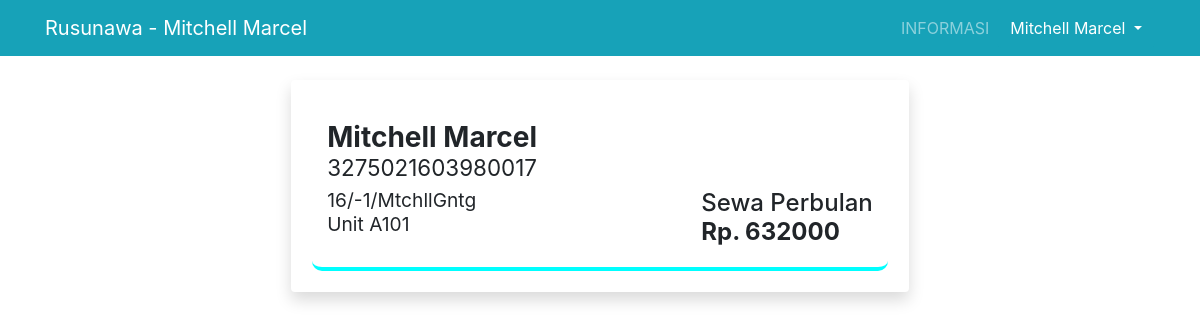
The app's page /home.php (signed in) with its own data.
### tables this page shows
CREATE TABLE `warga` (
  `Nomor_KK` varchar(30) NOT NULL,
  `No_SP` varchar(30) NOT NULL,
  `Nama` varchar(50) NOT NULL,
  `TempatLahir` varchar(30) NOT NULL,
  `TTL` date NOT NULL,
  `JK` varchar(20) NOT NULL,
  `Agama` varchar(20) NOT NULL,
  `Telp` varchar(15) NOT NULL,
  `NIK` varchar(20) NOT NULL,
  `Nomor_REK` varchar(30) NOT NULL
);

CREATE TABLE `penghuni` (
  `id_penghuni` int(10) NOT NULL,
  `id_warga` varchar(20) NOT NULL,
  `id_unit` varchar(10) NOT NULL,
  `No_SP` varchar(20) NOT NULL,
  `status` varchar(20) DEFAULT NULL
);

CREATE TABLE `unit` (
  `Kode_unit` varchar(10) NOT NULL,
  `No_unit` varchar(10) NOT NULL,
  `Lantai` varchar(10) NOT NULL,
  `Blok` varchar(10) NOT NULL,
  `info` text NOT NULL,
  `harga` int(10) NOT NULL
);

### home.php (the view, shortened to what this page needs)
<?php
include 'koneksi.php';
include 'nav.php';
if ($_GET['page']=='info') {
switch ($_GET['act']) {
	case 'value':
		break;
	default: ?>
	<div class="container">
        <div class="col-8 mx-auto">
            <h3 class="text-left">Data User a/n <?=$usr?></h3>
        </div>
    <br>
        <div class="row">
            <div class="col-8 mx-auto">
                <div class="table-responsive-lg">
                    <table class="table table-hover table-striped text-center shadow p-3 mb-5 bg-white rounded">
                        <tbody>
                        	<?php
                        	$uniti=mysqli_query($conn,"SELECT * from penghuni where No_SP='".$userin["No_SP"]."'");
                        	$unit=mysqli_fetch_array($uniti);
                        	if (mysqli_num_rows($uniti)>0) {
                        		?>
                        	<tr class="bg-info text-light">
                        		<th colspan="2">Detail Hunian</th>
                        	</tr>
                        	<tr>
                        		<td>Nomor SP</td><td><?=$unit['No_SP']?></td>
                        	</tr>
                        	<tr>
                        		<td>Unit</td><td><?=$unit['id_unit']?></td>
                        	</tr>
                        	<?php $hargain=mysqli_fetch_array(mysqli_query($conn,"SELECT * from unit where Kode_unit='".$unit['id_unit']."'")); ?>
                        	<tr>
                        		<td>Harga Sewa</td><td>Rp. <?=number_format($hargain['harga'])?></td>
                        	</tr>
                        <?php
                        	} ?>
                        	<tr class="bg-info text-light">
                        		<th colspan="2">Detail Informasi</th>
                        	</tr>
                        	<tr>
                        		<td>NIK</td><td><?=$userin['NIK']?></td>
                        	</tr>
                        	<tr>
                        		<td>Nama Warga</td><td ><?=$userin['Nama']?></td>
                        	</tr>
                        	<tr>
                        		<td>TTL</td><td><?=$userin['TempatLahir']?>, <?php
                        		$date=date_create($userin['TTL']);
                        		echo date_format($date,'d F Y');?></td>
                        	</tr>
                        	<tr>
                        		<td>Jenis Kelamin</td><td><?=$userin['JK']?></td>
                        	</tr>
                        	<tr>
                        		<td>Telp</td><td><?=$userin['Telp']?></td>
                        	</tr>
                        	<tr>
                        		<td>Nomor Rekening</td><td><?=$userin['Nomor_REK']?></td>
                        	</tr>
                        </tbody>
                    </table>
                </div>
            </div>
        </div>
    </div>
<?php
		break;
	}
}else{?>
<div class="container">
	<div class="col-7 mx-auto">
        <div class="shadow p-3 mb-5 bg-white rounded">
            	<div class="row" style="margin:5px;">
            		<div class="col-12 col-unit ">
            			<div class="form-group">
            				<?php
            	$uniti=mysqli_query($conn,"SELECT * from penghuni where No_SP='".$userin["No_SP"]."'");
                $unit=mysqli_fetch_array($uniti);
                $hargain=mysqli_fetch_array(mysqli_query($conn,"SELECT * from unit where Kode_unit='".$unit['id_unit']."'"));
            				?>
            				<h3><strong><?=$usr?></strong><br><small><?=$userin['Nomor_KK']?><br></span></small></h3>
            				<h4 class="text-left"><small><span class="pull-left"><?=$unit['No_SP']?><br>Unit <?=$unit['id_unit']?> </span></small><span class="pull-right">Sewa Perbulan <br><strong> Rp. <?=$hargain['harga']?></strong></span></h4>
            			</div>
            		</div>
            	</div>
	        </div>
    </div>
</div>
<?php } ?>

### nav.php (shortened to what this page needs)
<nav class="navbar navbar-expand-md navbar-dark bg-info fixed-top">
    <div class="container">
        <?php if($_SESSION['level']=='admin') {
            $usr=$_SESSION['username'];
            $home="admin.php";
        }elseif($_SESSION['level']=='keuangan') {
            $usr=$_SESSION['username'];
            $home="keuangan.php";
        }elseif($_SESSION['level']=='warga') {
            $userin=mysqli_fetch_array(mysqli_query($conn,"SELECT * from warga where Nomor_KK='".$_SESSION['username']."'"));
            $usr=$userin['Nama'];
            $home="home.php";
        }else{
            $home="login.php";
        }
        ?>
        <a class="navbar-brand" href="<?=$home?>">Rusunawa - <?=$usr?></a>
        <div class="collapse navbar-collapse" id="navbarNavAltMarkup">
            <div class="navbar-nav ml-auto">
                <?php if($_SESSION['level']=='admin') {?>
                 <a class="nav-item nav-link <?php if($_GET['page']=='hunian'){echo 'active';}?>" href="admin.php?page=hunian">Penempatan Hunian<span class="sr-only">(current)</span></a>
                 <span class="nav-item nav-link">|</span>
                 <a class="nav-item nav-link <?php if($_GET['page']=='warga'){echo 'active';}?>" href="admin.php?page=warga">Data Warga<span class="sr-only">(current)</span></a>
                 <span class="nav-item nav-link">|</span>
                 <a class="nav-item nav-link <?php if($_GET['page']=='unit'){echo 'active';}?>" href="admin.php?page=unit">Data Unit<span class="sr-only">(current)</span></a>
                 <span class="nav-item nav-link">|</span>
                 <a class="nav-item nav-link <?php if($_GET['page']=='user'){echo 'active';}?>" href="admin.php?page=user">Data User<span class="sr-only">(current)</span></a>
                 <span class="nav-item nav-link">|</span>
                <?php }elseif ($_SESSION['level']=='keuangan') {?>
                <a class="nav-item nav-link" href="transaction.php">Transaction<span class="sr-only">(current)</span></a>
                <?php }elseif ($_SESSION['level']=='warga') {?>
                <a class="nav-item nav-link <?php if($_GET['page']=='info'){echo 'active';}?>" href="home.php?page=info">Informasi<span class="sr-only">(current)</span></a>
                <?php } ?>
               <div class="btn-group">
                  <button type="button" class="btn btn-info dropdown-toggle" data-toggle="dropdown" aria-haspopup="true" aria-expanded="false">
                   <?=$usr?>
                  </button>
                </div>
            </div>
        </div>
    </div>
</nav>

### home.php (style rules this page uses)
.col-unit { padding: 20px; border-radius: 10px; border-bottom: 4px solid cyan; }

### records on screen
warga: Nama "Mitchell Marcel", Nomor_KK "3275021603980017"
penghuni: No_SP "16/-1/MtchllGntg", id_unit "A101"
unit: harga "632000"
